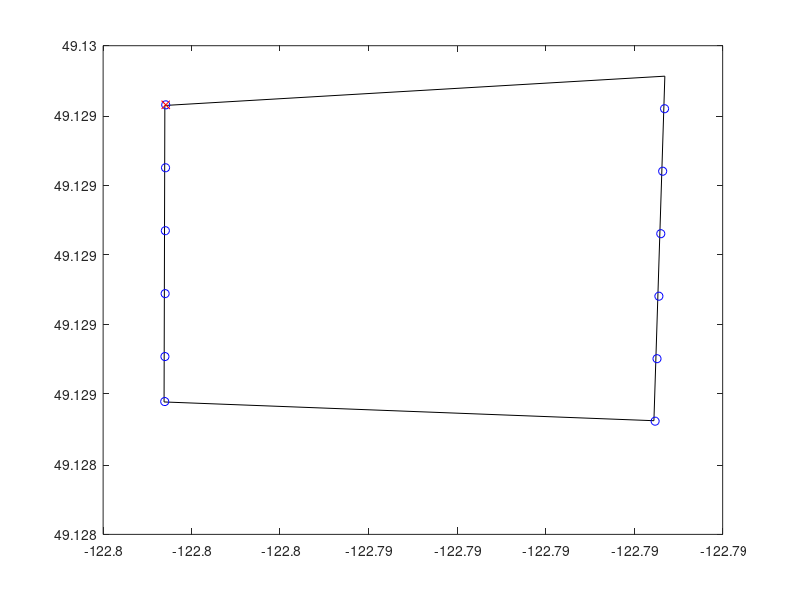

Reproduce this figure in MATLAB.
% Search Pattern Generator
% Richard Arthurs
% May 6, 2017

% This algorithm is very simple, will simply chop the last pass, resulting
% in most passes having the desired track width, but the tops and bottoms
% being cut off (narrower or wider) than desired

clf
close all
clear all

%% Functions
m2geo = @(metres) (metres/11.1)*0.0001; % convert meters to decimal degrees https://gis.stackexchange.com/questions/8650/measuring-accuracy-of-latitude-and-longitude
geo2m = @(geo) (geo/0.0001)*11.1; %convert decimal degrees to meters

%%
% Search area coordinates
p1.x = -122.7963030;
p1.y = 49.1294287;
p2.x = -122.7963138;
p2.y = 49.1285792;
p3.x = -122.7907777;
p3.y = 49.1285230;
p4.x = -122.7906597;
p4.y = 49.1295129;
          
x = [p1.x,p2.x,p3.x,p4.x];
y = [p1.y,p2.y,p3.y,p4.y];

fill(x,y,'w') % plot the area as a polygon
hold on 

% p1 and p2 are oriented north/south of EO, as are p3, p4
trackWidth = 20; % distance between passes (metres)
numSteps = round(abs((p2.y-p1.y)/m2geo(trackWidth)));

direction = -1; % -1 = flying SOUTH

for i = 1:numSteps
    angWest = atan((p2.y-p1.y)/(p2.x-p1.x));
    westSide(i,1) = -m2geo(trackWidth)*i*cos(angWest) - abs(p1.x);  % referenced to p1.x so need to offset by it
    westSide(i,2) = direction*m2geo(trackWidth)*i*sin(angWest) + p1.y; 
    
    angEast = atan((p4.y-p3.y)/(p4.x-p3.x));
    eastSide(i,1) = m2geo(trackWidth)*i*cos(angEast) - abs(p3.x);  
    eastSide(i,2) = -direction*m2geo(trackWidth)*i*sin(angEast) + p3.y; 

end

eastSide = flipud(eastSide); % flip east side so east-west pairs are collated

% adjust points so they fit in boundaries (happens because of numSteps must be integer)
if direction == -1 && westSide(numSteps,2) < p2.y
    westSide(numSteps,2) = p2.y;
end

westSide = vertcat([p1.x,p1.y],westSide); % include p1 (origin in the list of west side points)
eastSide = vertcat(eastSide,[p3.x,p3.y]); % include p3 (origin in the list of east side points)

%% Plot the survey waypoints
for i = 1:numSteps + 1
    plot(westSide(i,1),westSide(i,2),'b--o')
    plot(eastSide(i,1),eastSide(i,2),'b--o')
end
plot(westSide(1,1),westSide(1,2),'r--x'); % plot the origin in red

%% Check that northeast side is still in track width
if abs(eastSide(1,2) - p4.y) > m2geo(trackWidth)
    fprintf('Northeast is out of track width. Will not receive full coverage. Distance: %f \r\n',geo2m(abs(eastSide(1,2) - p4.y)))
end
